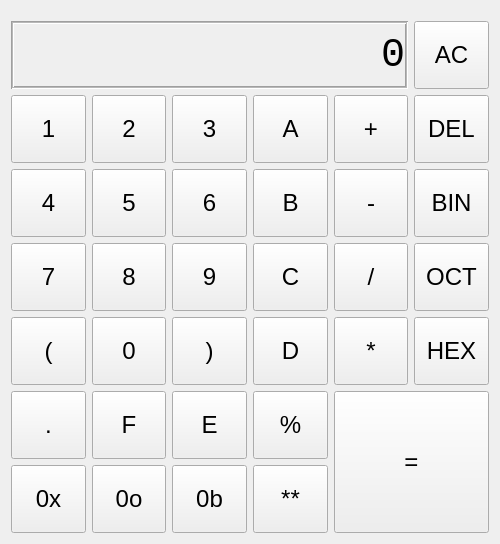
<?xml version="1.0" encoding="UTF-8"?>
<ui version="4.0">
 <class>Frame</class>
 <widget class="QFrame" name="Frame">
  <property name="geometry">
   <rect>
    <x>0</x>
    <y>0</y>
    <width>500</width>
    <height>544</height>
   </rect>
  </property>
  <property name="minimumSize">
   <size>
    <width>500</width>
    <height>544</height>
   </size>
  </property>
  <property name="windowTitle">
   <string>Frame</string>
  </property>
  <layout class="QGridLayout" name="gridLayout">
   <item row="0" column="0">
    <layout class="QGridLayout" name="gridLayout_2">
     <property name="sizeConstraint">
      <enum>QLayout::SetDefaultConstraint</enum>
     </property>
     <property name="topMargin">
      <number>10</number>
     </property>
     <item row="4" column="4">
      <widget class="ElevatedPushButton" name="button_d">
       <property name="sizePolicy">
        <sizepolicy hsizetype="Preferred" vsizetype="Preferred">
         <horstretch>0</horstretch>
         <verstretch>0</verstretch>
        </sizepolicy>
       </property>
       <property name="font">
        <font>
         <pointsize>18</pointsize>
         <weight>50</weight>
         <bold>false</bold>
        </font>
       </property>
       <property name="text">
        <string>D</string>
       </property>
       <property name="borderRadius" stdset="0">
        <number>10</number>
       </property>
      </widget>
     </item>
     <item row="2" column="4">
      <widget class="ElevatedPushButton" name="button_b">
       <property name="sizePolicy">
        <sizepolicy hsizetype="Preferred" vsizetype="Preferred">
         <horstretch>0</horstretch>
         <verstretch>0</verstretch>
        </sizepolicy>
       </property>
       <property name="font">
        <font>
         <pointsize>18</pointsize>
         <weight>50</weight>
         <bold>false</bold>
        </font>
       </property>
       <property name="text">
        <string>B</string>
       </property>
       <property name="borderRadius" stdset="0">
        <number>10</number>
       </property>
      </widget>
     </item>
     <item row="1" column="4">
      <widget class="ElevatedPushButton" name="button_a">
       <property name="sizePolicy">
        <sizepolicy hsizetype="Preferred" vsizetype="Preferred">
         <horstretch>0</horstretch>
         <verstretch>0</verstretch>
        </sizepolicy>
       </property>
       <property name="font">
        <font>
         <pointsize>18</pointsize>
         <weight>50</weight>
         <bold>false</bold>
        </font>
       </property>
       <property name="text">
        <string>A</string>
       </property>
       <property name="borderRadius" stdset="0">
        <number>10</number>
       </property>
      </widget>
     </item>
     <item row="4" column="2">
      <widget class="ElevatedPushButton" name="button_0">
       <property name="sizePolicy">
        <sizepolicy hsizetype="Preferred" vsizetype="Preferred">
         <horstretch>0</horstretch>
         <verstretch>0</verstretch>
        </sizepolicy>
       </property>
       <property name="font">
        <font>
         <pointsize>18</pointsize>
         <weight>50</weight>
         <bold>false</bold>
        </font>
       </property>
       <property name="text">
        <string>0</string>
       </property>
       <property name="borderRadius" stdset="0">
        <number>10</number>
       </property>
      </widget>
     </item>
     <item row="2" column="2">
      <widget class="ElevatedPushButton" name="button_5">
       <property name="sizePolicy">
        <sizepolicy hsizetype="Preferred" vsizetype="Preferred">
         <horstretch>0</horstretch>
         <verstretch>0</verstretch>
        </sizepolicy>
       </property>
       <property name="font">
        <font>
         <pointsize>18</pointsize>
         <weight>50</weight>
         <bold>false</bold>
        </font>
       </property>
       <property name="text">
        <string>5</string>
       </property>
       <property name="borderRadius" stdset="0">
        <number>10</number>
       </property>
      </widget>
     </item>
     <item row="3" column="2">
      <widget class="ElevatedPushButton" name="button_8">
       <property name="sizePolicy">
        <sizepolicy hsizetype="Preferred" vsizetype="Preferred">
         <horstretch>0</horstretch>
         <verstretch>0</verstretch>
        </sizepolicy>
       </property>
       <property name="font">
        <font>
         <pointsize>18</pointsize>
         <weight>50</weight>
         <bold>false</bold>
        </font>
       </property>
       <property name="text">
        <string>8</string>
       </property>
       <property name="borderRadius" stdset="0">
        <number>10</number>
       </property>
      </widget>
     </item>
     <item row="4" column="1">
      <widget class="ElevatedPushButton" name="button_lb">
       <property name="sizePolicy">
        <sizepolicy hsizetype="Preferred" vsizetype="Preferred">
         <horstretch>0</horstretch>
         <verstretch>0</verstretch>
        </sizepolicy>
       </property>
       <property name="font">
        <font>
         <pointsize>18</pointsize>
         <weight>50</weight>
         <bold>false</bold>
        </font>
       </property>
       <property name="text">
        <string>(</string>
       </property>
       <property name="borderRadius" stdset="0">
        <number>10</number>
       </property>
      </widget>
     </item>
     <item row="1" column="6">
      <widget class="ElevatedPushButton" name="button_del">
       <property name="sizePolicy">
        <sizepolicy hsizetype="Preferred" vsizetype="Preferred">
         <horstretch>0</horstretch>
         <verstretch>0</verstretch>
        </sizepolicy>
       </property>
       <property name="font">
        <font>
         <pointsize>18</pointsize>
         <weight>50</weight>
         <bold>false</bold>
        </font>
       </property>
       <property name="text">
        <string>DEL</string>
       </property>
       <property name="borderRadius" stdset="0">
        <number>10</number>
       </property>
      </widget>
     </item>
     <item row="3" column="6">
      <widget class="ElevatedPushButton" name="button_oct">
       <property name="sizePolicy">
        <sizepolicy hsizetype="Preferred" vsizetype="Preferred">
         <horstretch>0</horstretch>
         <verstretch>0</verstretch>
        </sizepolicy>
       </property>
       <property name="font">
        <font>
         <pointsize>18</pointsize>
         <weight>50</weight>
         <bold>false</bold>
        </font>
       </property>
       <property name="text">
        <string>OCT</string>
       </property>
       <property name="borderRadius" stdset="0">
        <number>10</number>
       </property>
      </widget>
     </item>
     <item row="1" column="3">
      <widget class="ElevatedPushButton" name="button_3">
       <property name="sizePolicy">
        <sizepolicy hsizetype="Preferred" vsizetype="Preferred">
         <horstretch>0</horstretch>
         <verstretch>0</verstretch>
        </sizepolicy>
       </property>
       <property name="font">
        <font>
         <pointsize>18</pointsize>
         <weight>50</weight>
         <bold>false</bold>
        </font>
       </property>
       <property name="text">
        <string>3</string>
       </property>
       <property name="borderRadius" stdset="0">
        <number>10</number>
       </property>
      </widget>
     </item>
     <item row="5" column="2">
      <widget class="ElevatedPushButton" name="button_f">
       <property name="sizePolicy">
        <sizepolicy hsizetype="Preferred" vsizetype="Preferred">
         <horstretch>0</horstretch>
         <verstretch>0</verstretch>
        </sizepolicy>
       </property>
       <property name="font">
        <font>
         <pointsize>18</pointsize>
         <weight>50</weight>
         <bold>false</bold>
        </font>
       </property>
       <property name="text">
        <string>F</string>
       </property>
       <property name="borderRadius" stdset="0">
        <number>10</number>
       </property>
      </widget>
     </item>
     <item row="3" column="3">
      <widget class="ElevatedPushButton" name="button_9">
       <property name="sizePolicy">
        <sizepolicy hsizetype="Preferred" vsizetype="Preferred">
         <horstretch>0</horstretch>
         <verstretch>0</verstretch>
        </sizepolicy>
       </property>
       <property name="font">
        <font>
         <pointsize>18</pointsize>
         <weight>50</weight>
         <bold>false</bold>
        </font>
       </property>
       <property name="styleSheet">
        <string notr="true">PushButton, ToolButton, ToggleButton, ToggleToolButton {
    color: #6750a4;
    /* font: 14px 'Segoe UI', 'Microsoft YaHei'; */
    padding: 8px 24px 9px 24px;
    outline: none;
    border: none;
    background-color: transparent;
}

ToolButton {
    padding: 8px 9px 9px 8px;
}

PushButton[hasIcon=false] {
    padding: 8px 24px 9px 24px;
}

PushButton[hasIcon=true] {
    padding: 8px 24px 9px 40px;
}

PushButton:disabled {
    color: rgba(0, 0, 0, 0.37);
}

TextPushButton[hasIcon=false]  {
    padding: 8px 13px 9px 13px;
}

TextPushButton[hasIcon=true]  {
    padding: 8px 17px 9px 37px;
}

DropDownToolButton, PrimaryDropDownToolButton {
    padding: 5px 31px 6px 8px;
}

OutlinedDropDownPushButton[hasIcon=false],
ElevatedDropDownPushButton[hasIcon=false],
TonalDropDownPushButton[hasIcon=false],
FilledDropDownPushButton[hasIcon=false] {
    padding: 8px 40px 9px 24px;
}

TextDropDownPushButton[hasIcon=false] {
    padding: 8px 34px 9px 24px;
}

OutlinedDropDownPushButton[hasIcon=true],
ElevatedDropDownPushButton[hasIcon=true],
TonalDropDownPushButton[hasIcon=true],
FilledDropDownPushButton[hasIcon=true] {
    padding: 8px 40px 9px 40px;
}

TextDropDownPushButton[hasIcon=true] {
    padding: 8px 34px 9px 37px;
}


FilledPushButton,
PrimaryToolButton,
ToggleButton:checked,
ToggleToolButton:checked {
    color: white;
}

ElevatedPushButton {
    color: #6750a4;
}

TonalPushButton {
    color: black;
}


SplitDropButton,
PrimarySplitDropButton {
    border-left: none;
    border-top-left-radius: 0;
    border-bottom-left-radius: 0;
}

#splitPushButton,
#splitToolButton,
#primarySplitPushButton,
#primarySplitToolButton {
    border-top-right-radius: 0;
    border-bottom-right-radius: 0;
}

#splitPushButton:pressed,
#splitToolButton:pressed,
SplitDropButton:pressed {
    border-bottom: 1px solid rgba(0, 0, 0, 0.183);
}

PrimarySplitDropButton:pressed {
    border-bottom: 1px solid #4d3c7b;
}

#primarySplitPushButton, #primarySplitToolButton {
    border-right: 1px solid #8373ac;
}

#primarySplitPushButton:pressed, #primarySplitToolButton:pressed {
    border-bottom: 1px solid #4d3c7b;
}



RadioButton {
    min-height: 30px;
    max-height: 30px;
    padding-left: 5px;
    background-color: transparent;
    font: 14px 'Segoe UI', 'Microsoft YaHei', 'PingFang SC';
    color: black;
}

RadioButton::indicator {
    width: 16px;
    height: 16px;
    border-radius: 10px;
    border: 2px solid #49454F;
    background-color: transparent;
    margin-right: 4px;
}

RadioButton::indicator:hover {
    border: 2px solid #1D1B20;
    background-color: rgba(0, 0, 0, 7);
}

RadioButton::indicator:pressed {
    border: 2px solid #1D1B20;
    background-color: rgba(0, 0, 0, 10);
}

RadioButton::indicator:checked {
    height: 20px;
    width: 20px;
    border: none;
    border-radius: 10px;
    background-color: qradialgradient(spread:pad, cx:0.5, cy:0.5, radius:0.5, fx:0.5, fy:0.5,
            stop:0 #6750a4,
            stop:0.5 #6750a4,
            stop:0.6 transparent,
            stop:0.8 transparent,
            stop:0.9 #6750a4,
            stop:1 #6750a4);
}


RadioButton:disabled {
    color: rgba(0, 0, 0, 110);
}

RadioButton::indicator:disabled {
    border: 2px solid #bbbbbb;
    background-color: transparent;
}

RadioButton::indicator:disabled:checked {
    border: none;
    background-color: qradialgradient(spread:pad, cx:0.5, cy:0.5, radius:0.5, fx:0.5, fy:0.5,
            stop:0 #bbbbbb,
            stop:0.5 #bbbbbb,
            stop:0.6 transparent,
            stop:0.8 transparent,
            stop:0.9 #bbbbbb,
            stop:1 #bbbbbb);
}

ChipBase {
    color: #49454f;
}

FilterChip[hasIcon=false][hasDropMenu=false],
InputChip[hasIcon=false][isClosable=false] {
    padding: 7px 16px 8px 16px;
}

FilterChip[hasIcon=true][hasDropMenu=false],
InputChip[hasIcon=true][isClosable=false] {
    padding: 7px 16px 8px 38px;
}

FilterChip[hasIcon=false][hasDropMenu=true],
InputChip[hasIcon=false][isClosable=true] {
    padding: 7px 33px 8px 16px;
}

FilterChip[hasIcon=true][hasDropMenu=true],
InputChip[hasIcon=true][isClosable=true] {
    padding: 7px 33px 8px 38px;
}</string>
       </property>
       <property name="text">
        <string>9</string>
       </property>
       <property name="borderRadius" stdset="0">
        <number>10</number>
       </property>
      </widget>
     </item>
     <item row="3" column="4">
      <widget class="ElevatedPushButton" name="button_c">
       <property name="sizePolicy">
        <sizepolicy hsizetype="Preferred" vsizetype="Preferred">
         <horstretch>0</horstretch>
         <verstretch>0</verstretch>
        </sizepolicy>
       </property>
       <property name="font">
        <font>
         <pointsize>18</pointsize>
         <weight>50</weight>
         <bold>false</bold>
        </font>
       </property>
       <property name="text">
        <string>C</string>
       </property>
       <property name="borderRadius" stdset="0">
        <number>10</number>
       </property>
      </widget>
     </item>
     <item row="3" column="5">
      <widget class="ElevatedPushButton" name="button_div">
       <property name="sizePolicy">
        <sizepolicy hsizetype="Preferred" vsizetype="Preferred">
         <horstretch>0</horstretch>
         <verstretch>0</verstretch>
        </sizepolicy>
       </property>
       <property name="font">
        <font>
         <pointsize>18</pointsize>
         <weight>50</weight>
         <bold>false</bold>
        </font>
       </property>
       <property name="text">
        <string>/</string>
       </property>
       <property name="borderRadius" stdset="0">
        <number>10</number>
       </property>
      </widget>
     </item>
     <item row="2" column="5">
      <widget class="ElevatedPushButton" name="button_minus">
       <property name="sizePolicy">
        <sizepolicy hsizetype="Preferred" vsizetype="Preferred">
         <horstretch>0</horstretch>
         <verstretch>0</verstretch>
        </sizepolicy>
       </property>
       <property name="font">
        <font>
         <pointsize>18</pointsize>
         <weight>50</weight>
         <bold>false</bold>
        </font>
       </property>
       <property name="text">
        <string>-</string>
       </property>
       <property name="borderRadius" stdset="0">
        <number>10</number>
       </property>
      </widget>
     </item>
     <item row="4" column="6">
      <widget class="ElevatedPushButton" name="button_hex">
       <property name="sizePolicy">
        <sizepolicy hsizetype="Preferred" vsizetype="Preferred">
         <horstretch>0</horstretch>
         <verstretch>0</verstretch>
        </sizepolicy>
       </property>
       <property name="font">
        <font>
         <pointsize>18</pointsize>
         <weight>50</weight>
         <bold>false</bold>
        </font>
       </property>
       <property name="text">
        <string>HEX</string>
       </property>
       <property name="borderRadius" stdset="0">
        <number>10</number>
       </property>
      </widget>
     </item>
     <item row="5" column="1">
      <widget class="ElevatedPushButton" name="button_dot">
       <property name="sizePolicy">
        <sizepolicy hsizetype="Preferred" vsizetype="Preferred">
         <horstretch>0</horstretch>
         <verstretch>0</verstretch>
        </sizepolicy>
       </property>
       <property name="font">
        <font>
         <pointsize>18</pointsize>
         <weight>50</weight>
         <bold>false</bold>
        </font>
       </property>
       <property name="text">
        <string>.</string>
       </property>
       <property name="borderRadius" stdset="0">
        <number>10</number>
       </property>
      </widget>
     </item>
     <item row="4" column="3">
      <widget class="ElevatedPushButton" name="button_rb">
       <property name="sizePolicy">
        <sizepolicy hsizetype="Preferred" vsizetype="Preferred">
         <horstretch>0</horstretch>
         <verstretch>0</verstretch>
        </sizepolicy>
       </property>
       <property name="font">
        <font>
         <pointsize>18</pointsize>
         <weight>50</weight>
         <bold>false</bold>
        </font>
       </property>
       <property name="text">
        <string>)</string>
       </property>
       <property name="flat">
        <bool>false</bool>
       </property>
       <property name="borderRadius" stdset="0">
        <number>10</number>
       </property>
      </widget>
     </item>
     <item row="4" column="5">
      <widget class="ElevatedPushButton" name="button_mult">
       <property name="sizePolicy">
        <sizepolicy hsizetype="Preferred" vsizetype="Preferred">
         <horstretch>0</horstretch>
         <verstretch>0</verstretch>
        </sizepolicy>
       </property>
       <property name="font">
        <font>
         <pointsize>18</pointsize>
         <weight>50</weight>
         <bold>false</bold>
        </font>
       </property>
       <property name="text">
        <string>*</string>
       </property>
       <property name="borderRadius" stdset="0">
        <number>10</number>
       </property>
      </widget>
     </item>
     <item row="5" column="4">
      <widget class="ElevatedPushButton" name="button_mod">
       <property name="sizePolicy">
        <sizepolicy hsizetype="Preferred" vsizetype="Preferred">
         <horstretch>0</horstretch>
         <verstretch>0</verstretch>
        </sizepolicy>
       </property>
       <property name="font">
        <font>
         <pointsize>18</pointsize>
         <weight>50</weight>
         <bold>false</bold>
        </font>
       </property>
       <property name="text">
        <string>%</string>
       </property>
       <property name="borderRadius" stdset="0">
        <number>10</number>
       </property>
      </widget>
     </item>
     <item row="0" column="6">
      <widget class="ElevatedPushButton" name="button_ac">
       <property name="sizePolicy">
        <sizepolicy hsizetype="Preferred" vsizetype="Preferred">
         <horstretch>0</horstretch>
         <verstretch>0</verstretch>
        </sizepolicy>
       </property>
       <property name="font">
        <font>
         <pointsize>18</pointsize>
         <weight>50</weight>
         <bold>false</bold>
        </font>
       </property>
       <property name="text">
        <string>AC</string>
       </property>
       <property name="borderRadius" stdset="0">
        <number>10</number>
       </property>
      </widget>
     </item>
     <item row="6" column="2">
      <widget class="ElevatedPushButton" name="button_0o">
       <property name="sizePolicy">
        <sizepolicy hsizetype="Preferred" vsizetype="Preferred">
         <horstretch>0</horstretch>
         <verstretch>0</verstretch>
        </sizepolicy>
       </property>
       <property name="font">
        <font>
         <pointsize>18</pointsize>
         <weight>50</weight>
         <bold>false</bold>
        </font>
       </property>
       <property name="text">
        <string>0o</string>
       </property>
       <property name="borderRadius" stdset="0">
        <number>10</number>
       </property>
      </widget>
     </item>
     <item row="2" column="6">
      <widget class="ElevatedPushButton" name="button_bin">
       <property name="sizePolicy">
        <sizepolicy hsizetype="Preferred" vsizetype="Preferred">
         <horstretch>0</horstretch>
         <verstretch>0</verstretch>
        </sizepolicy>
       </property>
       <property name="font">
        <font>
         <pointsize>18</pointsize>
         <weight>50</weight>
         <bold>false</bold>
        </font>
       </property>
       <property name="text">
        <string>BIN</string>
       </property>
       <property name="borderRadius" stdset="0">
        <number>10</number>
       </property>
      </widget>
     </item>
     <item row="5" column="3">
      <widget class="ElevatedPushButton" name="button_e">
       <property name="sizePolicy">
        <sizepolicy hsizetype="Preferred" vsizetype="Preferred">
         <horstretch>0</horstretch>
         <verstretch>0</verstretch>
        </sizepolicy>
       </property>
       <property name="font">
        <font>
         <pointsize>18</pointsize>
         <weight>50</weight>
         <bold>false</bold>
        </font>
       </property>
       <property name="text">
        <string>E</string>
       </property>
       <property name="borderRadius" stdset="0">
        <number>10</number>
       </property>
      </widget>
     </item>
     <item row="1" column="5">
      <widget class="ElevatedPushButton" name="button_plus">
       <property name="sizePolicy">
        <sizepolicy hsizetype="Preferred" vsizetype="Preferred">
         <horstretch>0</horstretch>
         <verstretch>0</verstretch>
        </sizepolicy>
       </property>
       <property name="font">
        <font>
         <pointsize>18</pointsize>
         <weight>50</weight>
         <bold>false</bold>
        </font>
       </property>
       <property name="text">
        <string>+</string>
       </property>
       <property name="borderRadius" stdset="0">
        <number>10</number>
       </property>
      </widget>
     </item>
     <item row="2" column="3">
      <widget class="ElevatedPushButton" name="button_6">
       <property name="sizePolicy">
        <sizepolicy hsizetype="Preferred" vsizetype="Preferred">
         <horstretch>0</horstretch>
         <verstretch>0</verstretch>
        </sizepolicy>
       </property>
       <property name="font">
        <font>
         <pointsize>18</pointsize>
         <weight>50</weight>
         <bold>false</bold>
        </font>
       </property>
       <property name="text">
        <string>6</string>
       </property>
       <property name="borderRadius" stdset="0">
        <number>10</number>
       </property>
      </widget>
     </item>
     <item row="3" column="1">
      <widget class="ElevatedPushButton" name="button_7">
       <property name="sizePolicy">
        <sizepolicy hsizetype="Preferred" vsizetype="Preferred">
         <horstretch>0</horstretch>
         <verstretch>0</verstretch>
        </sizepolicy>
       </property>
       <property name="font">
        <font>
         <pointsize>18</pointsize>
         <weight>50</weight>
         <bold>false</bold>
        </font>
       </property>
       <property name="text">
        <string>7</string>
       </property>
       <property name="borderRadius" stdset="0">
        <number>10</number>
       </property>
      </widget>
     </item>
     <item row="2" column="1">
      <widget class="ElevatedPushButton" name="button_4">
       <property name="sizePolicy">
        <sizepolicy hsizetype="Preferred" vsizetype="Preferred">
         <horstretch>0</horstretch>
         <verstretch>0</verstretch>
        </sizepolicy>
       </property>
       <property name="font">
        <font>
         <pointsize>18</pointsize>
         <weight>50</weight>
         <bold>false</bold>
        </font>
       </property>
       <property name="text">
        <string>4</string>
       </property>
       <property name="borderRadius" stdset="0">
        <number>10</number>
       </property>
      </widget>
     </item>
     <item row="6" column="1">
      <widget class="ElevatedPushButton" name="button_0x">
       <property name="sizePolicy">
        <sizepolicy hsizetype="Preferred" vsizetype="Preferred">
         <horstretch>0</horstretch>
         <verstretch>0</verstretch>
        </sizepolicy>
       </property>
       <property name="font">
        <font>
         <pointsize>18</pointsize>
         <weight>50</weight>
         <bold>false</bold>
        </font>
       </property>
       <property name="text">
        <string>0x</string>
       </property>
       <property name="borderRadius" stdset="0">
        <number>10</number>
       </property>
      </widget>
     </item>
     <item row="5" column="5" rowspan="2" colspan="2">
      <widget class="ElevatedPushButton" name="button_equal">
       <property name="sizePolicy">
        <sizepolicy hsizetype="Preferred" vsizetype="Preferred">
         <horstretch>0</horstretch>
         <verstretch>0</verstretch>
        </sizepolicy>
       </property>
       <property name="font">
        <font>
         <pointsize>18</pointsize>
         <weight>50</weight>
         <bold>false</bold>
        </font>
       </property>
       <property name="styleSheet">
        <string notr="true">PushButton, ToolButton, ToggleButton, ToggleToolButton {
    color: #6750a4;
    /* font: 14px 'Segoe UI', 'Microsoft YaHei'; */
    padding: 8px 24px 9px 24px;
    outline: none;
    border: none;
    background-color: transparent;
}

ToolButton {
    padding: 8px 9px 9px 8px;
}

PushButton[hasIcon=false] {
    padding: 8px 24px 9px 24px;
}

PushButton[hasIcon=true] {
    padding: 8px 24px 9px 40px;
}

PushButton:disabled {
    color: rgba(0, 0, 0, 0.37);
}

TextPushButton[hasIcon=false]  {
    padding: 8px 13px 9px 13px;
}

TextPushButton[hasIcon=true]  {
    padding: 8px 17px 9px 37px;
}

DropDownToolButton, PrimaryDropDownToolButton {
    padding: 5px 31px 6px 8px;
}

OutlinedDropDownPushButton[hasIcon=false],
ElevatedDropDownPushButton[hasIcon=false],
TonalDropDownPushButton[hasIcon=false],
FilledDropDownPushButton[hasIcon=false] {
    padding: 8px 40px 9px 24px;
}

TextDropDownPushButton[hasIcon=false] {
    padding: 8px 34px 9px 24px;
}

OutlinedDropDownPushButton[hasIcon=true],
ElevatedDropDownPushButton[hasIcon=true],
TonalDropDownPushButton[hasIcon=true],
FilledDropDownPushButton[hasIcon=true] {
    padding: 8px 40px 9px 40px;
}

TextDropDownPushButton[hasIcon=true] {
    padding: 8px 34px 9px 37px;
}


FilledPushButton,
PrimaryToolButton,
ToggleButton:checked,
ToggleToolButton:checked {
    color: white;
}

ElevatedPushButton {
    color: #6750a4;
}

TonalPushButton {
    color: black;
}


SplitDropButton,
PrimarySplitDropButton {
    border-left: none;
    border-top-left-radius: 0;
    border-bottom-left-radius: 0;
}

#splitPushButton,
#splitToolButton,
#primarySplitPushButton,
#primarySplitToolButton {
    border-top-right-radius: 0;
    border-bottom-right-radius: 0;
}

#splitPushButton:pressed,
#splitToolButton:pressed,
SplitDropButton:pressed {
    border-bottom: 1px solid rgba(0, 0, 0, 0.183);
}

PrimarySplitDropButton:pressed {
    border-bottom: 1px solid #4d3c7b;
}

#primarySplitPushButton, #primarySplitToolButton {
    border-right: 1px solid #8373ac;
}

#primarySplitPushButton:pressed, #primarySplitToolButton:pressed {
    border-bottom: 1px solid #4d3c7b;
}



RadioButton {
    min-height: 30px;
    max-height: 30px;
    padding-left: 5px;
    background-color: transparent;
    font: 14px 'Segoe UI', 'Microsoft YaHei', 'PingFang SC';
    color: black;
}

RadioButton::indicator {
    width: 16px;
    height: 16px;
    border-radius: 10px;
    border: 2px solid #49454F;
    background-color: transparent;
    margin-right: 4px;
}

RadioButton::indicator:hover {
    border: 2px solid #1D1B20;
    background-color: rgba(0, 0, 0, 7);
}

RadioButton::indicator:pressed {
    border: 2px solid #1D1B20;
    background-color: rgba(0, 0, 0, 10);
}

RadioButton::indicator:checked {
    height: 20px;
    width: 20px;
    border: none;
    border-radius: 10px;
    background-color: qradialgradient(spread:pad, cx:0.5, cy:0.5, radius:0.5, fx:0.5, fy:0.5,
            stop:0 #6750a4,
            stop:0.5 #6750a4,
            stop:0.6 transparent,
            stop:0.8 transparent,
            stop:0.9 #6750a4,
            stop:1 #6750a4);
}


RadioButton:disabled {
    color: rgba(0, 0, 0, 110);
}

RadioButton::indicator:disabled {
    border: 2px solid #bbbbbb;
    background-color: transparent;
}

RadioButton::indicator:disabled:checked {
    border: none;
    background-color: qradialgradient(spread:pad, cx:0.5, cy:0.5, radius:0.5, fx:0.5, fy:0.5,
            stop:0 #bbbbbb,
            stop:0.5 #bbbbbb,
            stop:0.6 transparent,
            stop:0.8 transparent,
            stop:0.9 #bbbbbb,
            stop:1 #bbbbbb);
}

ChipBase {
    color: #49454f;
}

FilterChip[hasIcon=false][hasDropMenu=false],
InputChip[hasIcon=false][isClosable=false] {
    padding: 7px 16px 8px 16px;
}

FilterChip[hasIcon=true][hasDropMenu=false],
InputChip[hasIcon=true][isClosable=false] {
    padding: 7px 16px 8px 38px;
}

FilterChip[hasIcon=false][hasDropMenu=true],
InputChip[hasIcon=false][isClosable=true] {
    padding: 7px 33px 8px 16px;
}

FilterChip[hasIcon=true][hasDropMenu=true],
InputChip[hasIcon=true][isClosable=true] {
    padding: 7px 33px 8px 38px;
}</string>
       </property>
       <property name="text">
        <string>=</string>
       </property>
       <property name="borderRadius" stdset="0">
        <number>10</number>
       </property>
      </widget>
     </item>
     <item row="6" column="3">
      <widget class="ElevatedPushButton" name="button_0b">
       <property name="sizePolicy">
        <sizepolicy hsizetype="Preferred" vsizetype="Preferred">
         <horstretch>0</horstretch>
         <verstretch>0</verstretch>
        </sizepolicy>
       </property>
       <property name="font">
        <font>
         <pointsize>18</pointsize>
         <weight>50</weight>
         <bold>false</bold>
        </font>
       </property>
       <property name="text">
        <string>0b</string>
       </property>
       <property name="borderRadius" stdset="0">
        <number>10</number>
       </property>
      </widget>
     </item>
     <item row="6" column="4">
      <widget class="ElevatedPushButton" name="button_pow">
       <property name="sizePolicy">
        <sizepolicy hsizetype="Preferred" vsizetype="Preferred">
         <horstretch>0</horstretch>
         <verstretch>0</verstretch>
        </sizepolicy>
       </property>
       <property name="font">
        <font>
         <pointsize>18</pointsize>
         <weight>50</weight>
         <bold>false</bold>
        </font>
       </property>
       <property name="text">
        <string>**</string>
       </property>
       <property name="borderRadius" stdset="0">
        <number>10</number>
       </property>
      </widget>
     </item>
     <item row="1" column="2">
      <widget class="ElevatedPushButton" name="button_2">
       <property name="sizePolicy">
        <sizepolicy hsizetype="Preferred" vsizetype="Preferred">
         <horstretch>0</horstretch>
         <verstretch>0</verstretch>
        </sizepolicy>
       </property>
       <property name="font">
        <font>
         <pointsize>18</pointsize>
         <weight>50</weight>
         <bold>false</bold>
        </font>
       </property>
       <property name="text">
        <string>2</string>
       </property>
       <property name="borderRadius" stdset="0">
        <number>10</number>
       </property>
      </widget>
     </item>
     <item row="0" column="1" colspan="5">
      <widget class="CaptionLabel" name="label">
       <property name="sizePolicy">
        <sizepolicy hsizetype="Preferred" vsizetype="Preferred">
         <horstretch>0</horstretch>
         <verstretch>0</verstretch>
        </sizepolicy>
       </property>
       <property name="font">
        <font>
         <family>Consolas</family>
         <pointsize>30</pointsize>
         <weight>50</weight>
         <bold>false</bold>
        </font>
       </property>
       <property name="focusPolicy">
        <enum>Qt::NoFocus</enum>
       </property>
       <property name="autoFillBackground">
        <bool>false</bool>
       </property>
       <property name="styleSheet">
        <string notr="true">CaptionLabel{
	color: #6750a4;

    padding: 8px 24px 9px 24px;
    outline: none;
	border: 3px outset #6750a4;
	border-radius: 10px;
    background-color: transparent;
}</string>
       </property>
       <property name="frameShape">
        <enum>QFrame::Box</enum>
       </property>
       <property name="frameShadow">
        <enum>QFrame::Sunken</enum>
       </property>
       <property name="midLineWidth">
        <number>1</number>
       </property>
       <property name="text">
        <string>0</string>
       </property>
       <property name="scaledContents">
        <bool>true</bool>
       </property>
       <property name="alignment">
        <set>Qt::AlignRight|Qt::AlignTrailing|Qt::AlignVCenter</set>
       </property>
       <property name="wordWrap">
        <bool>false</bool>
       </property>
       <property name="margin">
        <number>1</number>
       </property>
       <property name="indent">
        <number>0</number>
       </property>
      </widget>
     </item>
     <item row="1" column="1">
      <widget class="ElevatedPushButton" name="button_1">
       <property name="sizePolicy">
        <sizepolicy hsizetype="Preferred" vsizetype="Preferred">
         <horstretch>0</horstretch>
         <verstretch>0</verstretch>
        </sizepolicy>
       </property>
       <property name="font">
        <font>
         <pointsize>18</pointsize>
         <weight>50</weight>
         <bold>false</bold>
        </font>
       </property>
       <property name="text">
        <string>1</string>
       </property>
       <property name="borderRadius" stdset="0">
        <number>10</number>
       </property>
      </widget>
     </item>
    </layout>
   </item>
  </layout>
 </widget>
 <customwidgets>
  <customwidget>
   <class>CaptionLabel</class>
   <extends>QLabel</extends>
   <header>qfluentwidgets</header>
  </customwidget>
  <customwidget>
   <class>FilledPushButton</class>
   <extends>QPushButton</extends>
   <header>qmaterialwidgets</header>
  </customwidget>
  <customwidget>
   <class>ElevatedPushButton</class>
   <extends>FilledPushButton</extends>
   <header>qmaterialwidgets</header>
  </customwidget>
 </customwidgets>
 <resources/>
 <connections/>
</ui>
